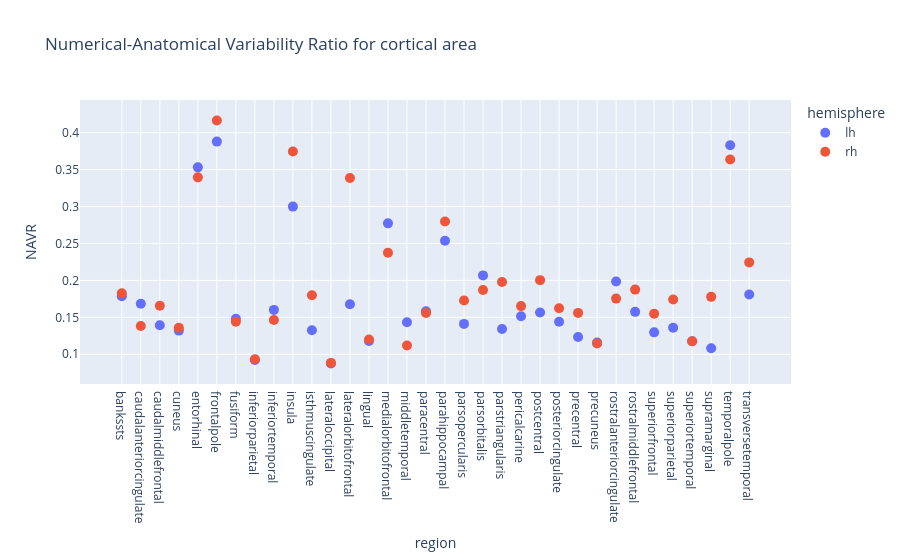

Notebook code cell kept with this figure:
### Markdown cell above
## Numerical-Anatomical Variability Ratio

### Code cell
pop = np.concatenate([pop1, pop2])
card_num, var_num = compute_numerical_variability_cortical_metric("area", pop)
card_anat, var_anat = compute_anatomical_variability_cortical_metric("area", pop)
var_num["area"] = var_num["area"].astype(np.float64)
var_anat["area"] = var_anat["area"].astype(np.float64)

navr = var_num.groupby(["region", "hemisphere"])["area"].mean().apply(
    np.sqrt
) / var_anat.groupby(["region", "hemisphere"])["area"].mean().apply(np.sqrt)
navr_df = pd.DataFrame(navr).reset_index()
navr_df.rename(columns={"area": "NAVR"}, inplace=True)
navr_df = navr_df[navr_df["region"].isin(regions_template)]
fig = (
    px.scatter(
        navr_df,
        x="region",
        y="NAVR",
        color="hemisphere",
        hover_name="region",
        title="Numerical-Anatomical Variability Ratio for cortical area",
    )
    .update_traces(marker=dict(size=10))
    .update_yaxes(exponentformat="e")
)
filename = figures_dir / "navr_cortical_area.png"
print_figure(fig, filename=filename)

### Figure 1 — Plotly figure (JSON) as saved in the notebook; plotly's stock layout.template omitted (floating-point values rounded to 4 significant figures)
{"data": [{"hovertemplate": "<b>%{hovertext}</b><br><br>hemisphere=lh<br>region=%{x}<br>NAVR=%{y}<extra></extra>", "hovertext": ["bankssts", "caudalanteriorcingulate", "caudalmiddlefrontal", "cuneus", "entorhinal", "frontalpole", "fusiform", "inferiorparietal", "inferiortemporal", "insula", "isthmuscingulate", "lateraloccipital", "lateralorbitofrontal", "lingual", "medialorbitofrontal", "middletemporal", "paracentral", "parahippocampal", "parsopercularis", "parsorbitalis", "parstriangularis", "pericalcarine", "postcentral", "posteriorcingulate", "precentral", "precuneus", "rostralanteriorcingulate", "rostralmiddlefrontal", "superiorfrontal", "superiorparietal", "superiortemporal", "supramarginal", "temporalpole", "transversetemporal"], "legendgroup": "lh", "marker": {"color": "#636efa", "size": 10, "symbol": "circle"}, "mode": "markers", "name": "lh", "orientation": "v", "showlegend": true, "type": "scatter", "x": ["bankssts", "caudalanteriorcingulate", "caudalmiddlefrontal", "cuneus", "entorhinal", "frontalpole", "fusiform", "inferiorparietal", "inferiortemporal", "insula", "isthmuscingulate", "lateraloccipital", "lateralorbitofrontal", "lingual", "medialorbitofrontal", "middletemporal", "paracentral", "parahippocampal", "parsopercularis", "parsorbitalis", "parstriangularis", "pericalcarine", "postcentral", "posteriorcingulate", "precentral", "precuneus", "rostralanteriorcingulate", "rostralmiddlefrontal", "superiorfrontal", "superiorparietal", "superiortemporal", "supramarginal", "temporalpole", "transversetemporal"], "xaxis": "x", "y": [0.1786, 0.1683, 0.1392, 0.132, 0.353, 0.3878, 0.1481, 0.09216, 0.1601, 0.2998, 0.1326, 0.08745, 0.1678, 0.1181, 0.2772, 0.1433, 0.1581, 0.2538, 0.1411, 0.2068, 0.1342, 0.1515, 0.1565, 0.1439, 0.1235, 0.1158, 0.1985, 0.1574, 0.1297, 0.1359, 0.1176, 0.1083, 0.383, 0.181], "yaxis": "y"}, {"hovertemplate": "<b>%{hovertext}</b><br><br>hemisphere=rh<br>region=%{x}<br>NAVR=%{y}<extra></extra>", "hovertext": ["bankssts", "caudalanteriorcingulate", "caudalmiddlefrontal", "cuneus", "entorhinal", "frontalpole", "fusiform", "inferiorparietal", "inferiortemporal", "insula", "isthmuscingulate", "lateraloccipital", "lateralorbitofrontal", "lingual", "medialorbitofrontal", "middletemporal", "paracentral", "parahippocampal", "parsopercularis", "parsorbitalis", "parstriangularis", "pericalcarine", "postcentral", "posteriorcingulate", "precentral", "precuneus", "rostralanteriorcingulate", "rostralmiddlefrontal", "superiorfrontal", "superiorparietal", "superiortemporal", "supramarginal", "temporalpole", "transversetemporal"], "legendgroup": "rh", "marker": {"color": "#EF553B", "size": 10, "symbol": "circle"}, "mode": "markers", "name": "rh", "orientation": "v", "showlegend": true, "type": "scatter", "x": ["bankssts", "caudalanteriorcingulate", "caudalmiddlefrontal", "cuneus", "entorhinal", "frontalpole", "fusiform", "inferiorparietal", "inferiortemporal", "insula", "isthmuscingulate", "lateraloccipital", "lateralorbitofrontal", "lingual", "medialorbitofrontal", "middletemporal", "paracentral", "parahippocampal", "parsopercularis", "parsorbitalis", "parstriangularis", "pericalcarine", "postcentral", "posteriorcingulate", "precentral", "precuneus", "rostralanteriorcingulate", "rostralmiddlefrontal", "superiorfrontal", "superiorparietal", "superiortemporal", "supramarginal", "temporalpole", "transversetemporal"], "xaxis": "x", "y": [0.1826, 0.1384, 0.1658, 0.1359, 0.3395, 0.4165, 0.1442, 0.09317, 0.1464, 0.3745, 0.1799, 0.08835, 0.3387, 0.12, 0.2374, 0.1119, 0.1559, 0.2798, 0.1728, 0.1869, 0.1977, 0.1652, 0.2003, 0.1623, 0.156, 0.1147, 0.1753, 0.1875, 0.1548, 0.1742, 0.1176, 0.1777, 0.3637, 0.2244], "yaxis": "y"}], "layout": {"legend": {"title": {"text": "hemisphere"}, "tracegroupgap": 0}, "title": {"text": "Numerical-Anatomical Variability Ratio for cortical area"}, "xaxis": {"anchor": "y", "domain": [0, 1], "title": {"text": "region"}}, "yaxis": {"anchor": "x", "domain": [0, 1], "exponentformat": "e", "title": {"text": "NAVR"}}}}
